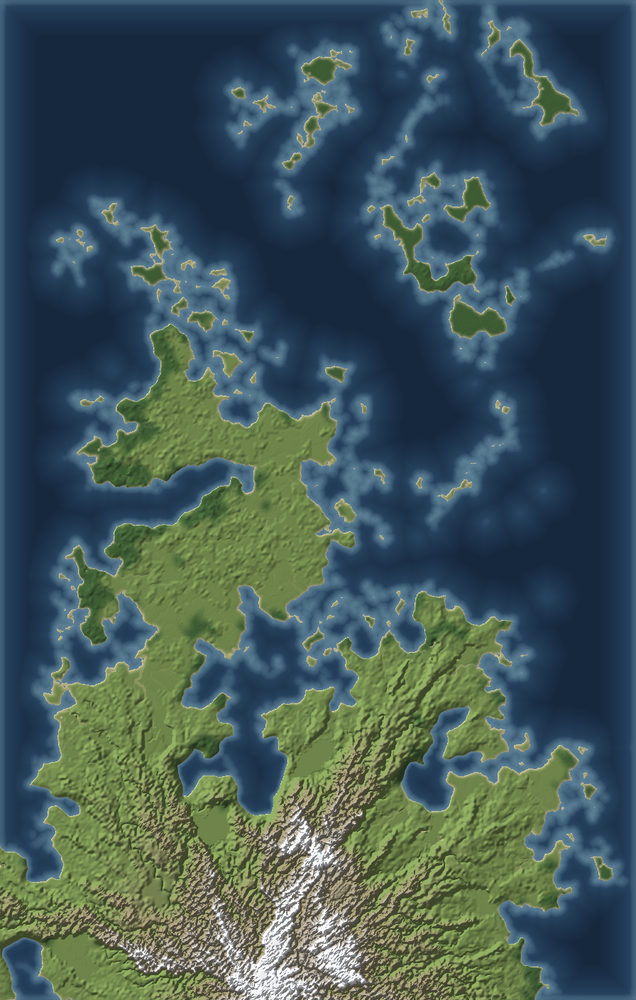
#> input picture bridge/data/belia-map.png, 636 x 1000 px, shrunk from 896 x 1408 before the run
$ python cutout.py ../../../bridge/data/belia-map.png ../../../bridge/data/belia-map.png
#> lines starting #> are read from the running program, lines starting #| are printed output that depends on the picture; after the words box and inside, x2 and y2 are one past the last pixel; in counts of white or black regions, pixels touching at a corner belong together
"""Cuts the flat light-grey background out of concept PNGs (flood fill from the border), so TRELLIS
gets an RGBA image and needs no background-removal model.
   python3 cutout.py <in.png> <out.png>   (needs Pillow + numpy)"""
import sys
from collections import deque

import numpy as np
from PIL import Image

src, out = sys.argv[1], sys.argv[2]
im = np.asarray(Image.open(src).convert("RGB")).astype(np.int16)
h, w, _ = im.shape
#> h = 1000; w = 636
border = np.concatenate([im[0], im[-1], im[:, 0], im[:, -1]])
bg = np.median(border, axis=0)
#> bg = [64, 95, 121]
near = np.abs(im - bg).max(axis=2) < 22          # background-like pixels
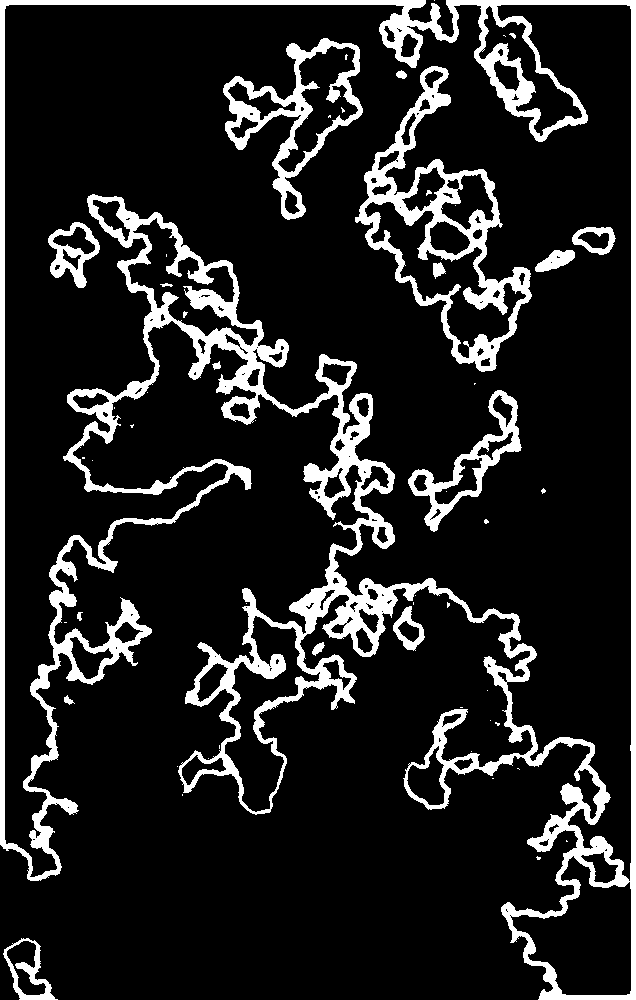
#> near: shape (1000, 636) bool; 13.7% white; 55 white regions (36 under 20 px), largest, box (x1, y1, x2, y2) and area: (0, 0, 636, 1000) 63701, (355, 66, 532, 372) 10398, (223, 38, 363, 220) 5436
grey = (im.max(axis=2) - im.min(axis=2)) < 14     # neutral (the backdrop and its soft shadow)
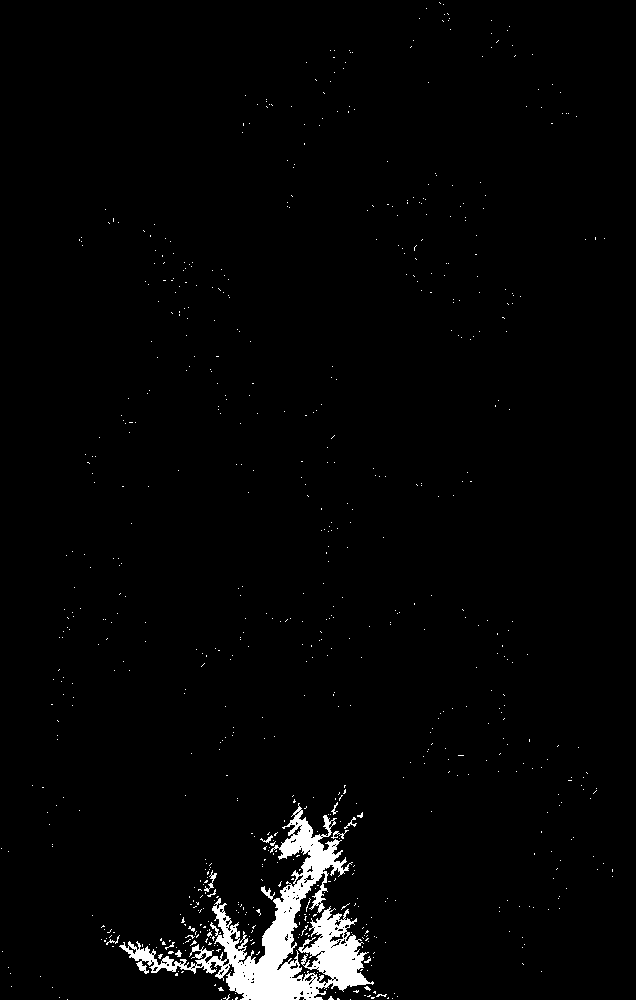
#> grey: shape (1000, 636) bool; 2.3% white; 730 white regions (718 under 20 px), largest, box (x1, y1, x2, y2) and area: (119, 803, 374, 1000) 12624, (204, 870, 217, 892) 73, (261, 886, 275, 900) 71
cand = near | (grey & (np.abs(im - bg).max(axis=2) < 60))
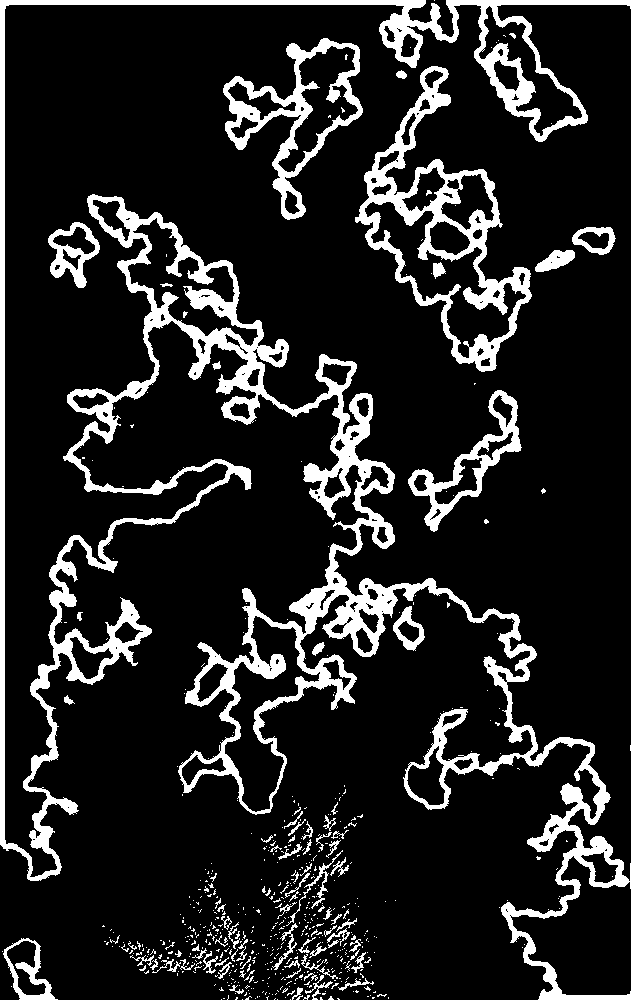
#> cand: shape (1000, 636) bool; 14.6% white; 597 white regions (512 under 20 px), largest, box (x1, y1, x2, y2) and area: (0, 0, 636, 1000) 63739, (355, 66, 532, 372) 10398, (223, 38, 363, 220) 5436
seen = np.zeros((h, w), bool)
q = deque((y, x) for y in range(h) for x in (0, w - 1) if cand[y, x])
q.extend((y, x) for x in range(w) for y in (0, h - 1) if cand[y, x])
for y, x in q:
    seen[y, x] = True
#> this loop made 2635 passes
#> (y, x) on passes 1 to 3: (0, 0), (0, 635), (1, 0)
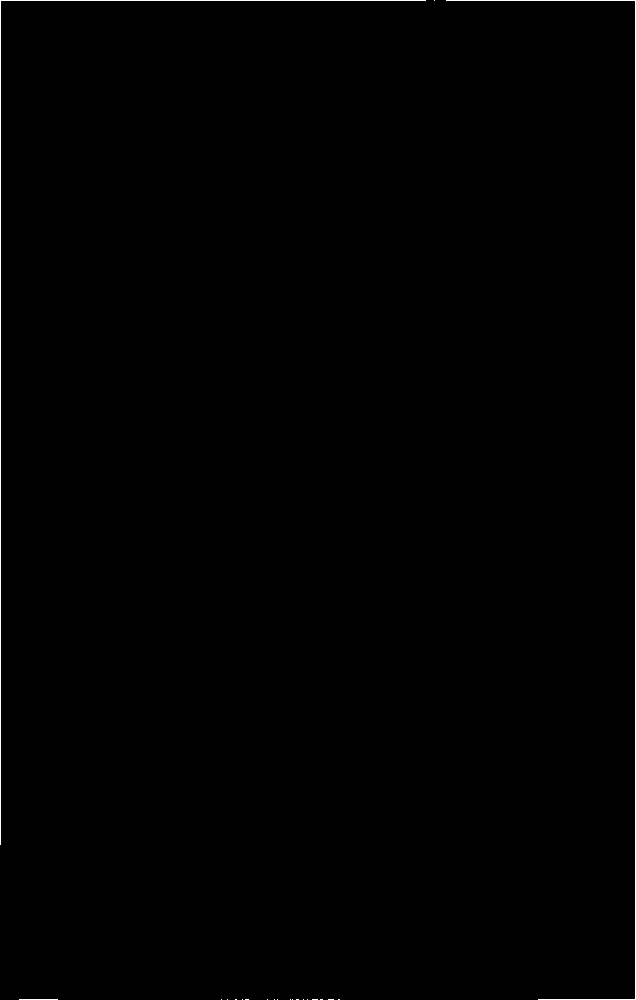
#> seen: shape (1000, 636) bool; 0.41% white in thin lines or dots
while q:
    y, x = q.popleft()
    for dy, dx in ((1, 0), (-1, 0), (0, 1), (0, -1)):
        ny, nx = y + dy, x + dx
        if 0 <= ny < h and 0 <= nx < w and cand[ny, nx] and not seen[ny, nx]:
            seen[ny, nx] = True
            q.append((ny, nx))
#> this loop made 64783 passes
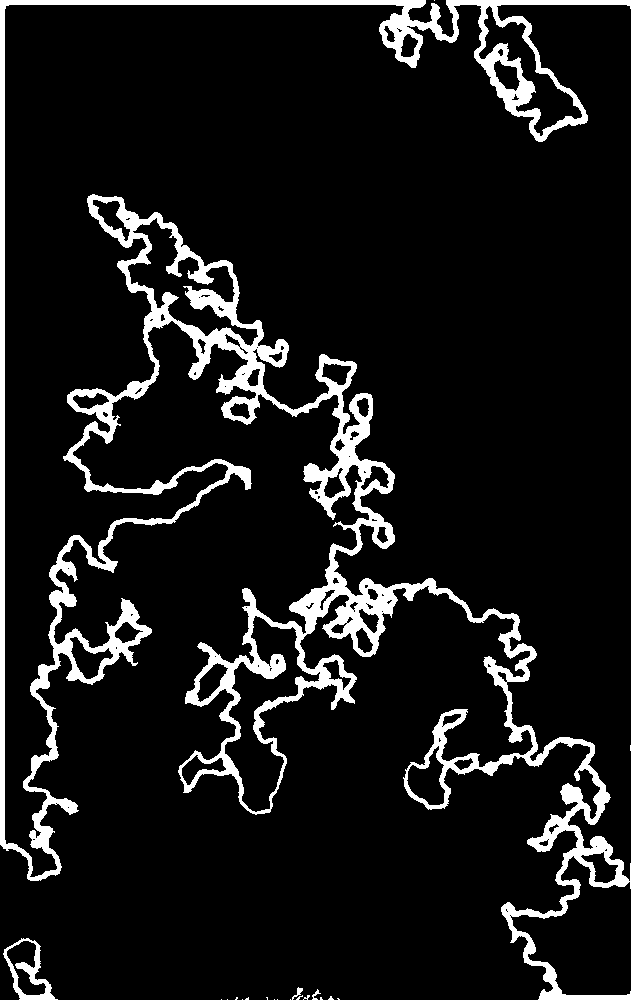
#> seen: shape (1000, 636) bool; 10.2% white; 19 white regions (15 under 20 px), largest, box (x1, y1, x2, y2) and area: (0, 0, 636, 1000) 63654, (3, 938, 58, 1000) 962, (292, 987, 303, 1000) 48, (312, 989, 321, 1000) 37
alpha = np.where(seen, 0, 255).astype(np.uint8)
rgba = np.dstack([im.astype(np.uint8), alpha])
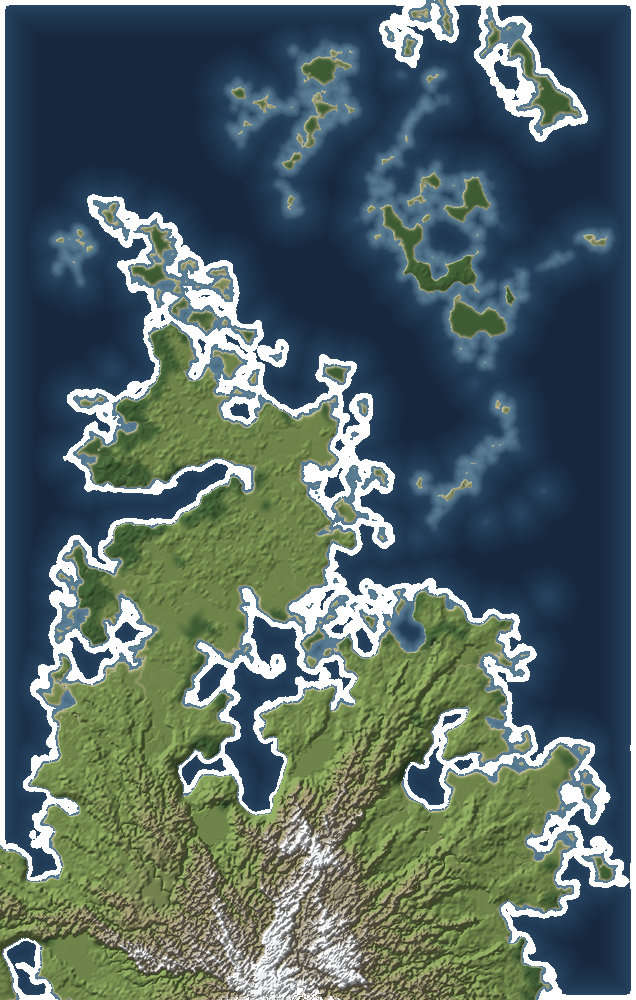
#> rgba: shape (1000, 636, 4); mean R, G, B, A 65.6, 87.5, 88.3, 229; transparent parts drawn white
Image.fromarray(rgba, "RGBA").save(out)
print(out, f"{(alpha > 0).mean():.0%} kept")
#| ../../../bridge/data/belia-map.png 90% kept
